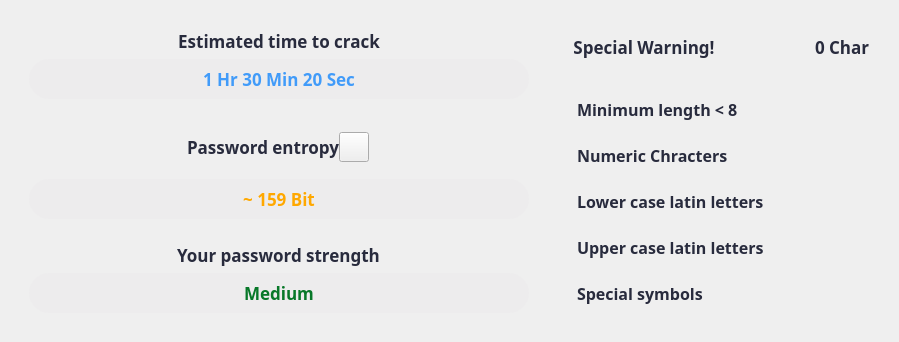
              <widget class="QWidget" name="widget_21" native="true">
               <property name="styleSheet">
                <string notr="true"/>
               </property>
               <layout class="QHBoxLayout" name="horizontalLayout_12">
                <item>
                 <widget class="QWidget" name="widget_24" native="true">
                  <property name="minimumSize">
                   <size>
                    <width>0</width>
                    <height>0</height>
                   </size>
                  </property>
                  <property name="styleSheet">
                   <string notr="true"/>
                  </property>
                  <layout class="QVBoxLayout" name="verticalLayout_14">
                   <item>
                    <widget class="QWidget" name="widget_28" native="true">
                     <property name="styleSheet">
                      <string notr="true"/>
                     </property>
                     <layout class="QVBoxLayout" name="verticalLayout_17">
                      <item alignment="Qt::AlignHCenter">
                       <widget class="QLabel" name="label_timeToCrack">
                        <property name="maximumSize">
                         <size>
                          <width>500</width>
                          <height>40</height>
                         </size>
                        </property>
                        <property name="font">
                         <font>
                          <family>Bahnschrift SemiBold</family>
                          <pointsize>13</pointsize>
                          <weight>75</weight>
                          <bold>true</bold>
                         </font>
                        </property>
                        <property name="styleSheet">
                         <string notr="true">color: rgba(40,43,61,255) ;</string>
                        </property>
                        <property name="text">
                         <string>Estimated time to crack</string>
                        </property>
                        <property name="alignment">
                         <set>Qt::AlignCenter</set>
                        </property>
                       </widget>
                      </item>
                      <item alignment="Qt::AlignHCenter">
                       <widget class="QLabel" name="label_outputTimeToCrack">
                        <property name="minimumSize">
                         <size>
                          <width>500</width>
                          <height>40</height>
                         </size>
                        </property>
                        <property name="maximumSize">
                         <size>
                          <width>500</width>
                          <height>40</height>
                         </size>
                        </property>
                        <property name="font">
                         <font>
                          <family>Bahnschrift SemiBold</family>
                          <pointsize>13</pointsize>
                          <weight>75</weight>
                          <bold>true</bold>
                         </font>
                        </property>
                        <property name="styleSheet">
                         <string notr="true">color:rgb(65,155,249);
background-color: rgb(237, 236, 237);
border-radius: 20px;</string>
                        </property>
                        <property name="text">
                         <string>1 Hr 30 Min 20 Sec</string>
                        </property>
                        <property name="alignment">
                         <set>Qt::AlignCenter</set>
                        </property>
                       </widget>
                      </item>
                     </layout>
                    </widget>
                   </item>
                   <item>
                    <widget class="QWidget" name="widget_30" native="true">
                     <layout class="QVBoxLayout" name="verticalLayout_18">
                      <item alignment="Qt::AlignHCenter">
                       <widget class="QWidget" name="widget_96" native="true">
                        <property name="minimumSize">
                         <size>
                          <width>0</width>
                          <height>0</height>
                         </size>
                        </property>
                        <layout class="QHBoxLayout" name="horizontalLayout_39">
                         <property name="spacing">
                          <number>0</number>
                         </property>
                         <property name="rightMargin">
                          <number>11</number>
                         </property>
                         <property name="bottomMargin">
                          <number>11</number>
                         </property>
                         <item alignment="Qt::AlignHCenter">
                          <widget class="QLabel" name="label_entropy">
                           <property name="maximumSize">
                            <size>
                             <width>500</width>
                             <height>40</height>
                            </size>
                           </property>
                           <property name="font">
                            <font>
                             <family>Bahnschrift SemiBold</family>
                             <pointsize>13</pointsize>
                             <weight>75</weight>
                             <bold>true</bold>
                            </font>
                           </property>
                           <property name="styleSheet">
                            <string notr="true">color: rgba(40,43,61,255) ;</string>
                           </property>
                           <property name="text">
                            <string>Password entropy</string>
                           </property>
                           <property name="alignment">
                            <set>Qt::AlignCenter</set>
                           </property>
                          </widget>
                         </item>
                         <item alignment="Qt::AlignHCenter|Qt::AlignTop">
                          <widget class="QPushButton" name="btn_infoEntropy">
                           <property name="minimumSize">
                            <size>
                             <width>30</width>
                             <height>30</height>
                            </size>
                           </property>
                           <property name="maximumSize">
                            <size>
                             <width>30</width>
                             <height>30</height>
                            </size>
                           </property>
                           <property name="cursor">
                            <cursorShape>PointingHandCursor</cursorShape>
                           </property>
                           <property name="text">
                            <string/>
                           </property>
                           <property name="icon">
                            <iconset>
                             <normaloff>icons8-info-20.png</normaloff>icons8-info-20.png</iconset>
                           </property>
                           <property name="iconSize">
                            <size>
                             <width>20</width>
                             <height>20</height>
                            </size>
                           </property>
                          </widget>
                         </item>
                        </layout>
                       </widget>
                      </item>
                      <item alignment="Qt::AlignHCenter">
                       <widget class="QLabel" name="label_outputEntropy">
                        <property name="minimumSize">
                         <size>
                          <width>500</width>
                          <height>40</height>
                         </size>
                        </property>
                        <property name="maximumSize">
                         <size>
                          <width>500</width>
                          <height>40</height>
                         </size>
                        </property>
                        <property name="font">
                         <font>
                          <family>Bahnschrift SemiBold</family>
                          <pointsize>13</pointsize>
                          <weight>75</weight>
                          <bold>true</bold>
                         </font>
                        </property>
                        <property name="styleSheet">
                         <string notr="true">color: rgb(255,168,0);
background-color: rgb(237, 236, 237);
border-radius: 20px;</string>
                        </property>
                        <property name="text">
                         <string>~ 159 Bit</string>
                        </property>
                        <property name="alignment">
                         <set>Qt::AlignCenter</set>
                        </property>
                       </widget>
                      </item>
                     </layout>
                    </widget>
                   </item>
                   <item>
                    <widget class="QWidget" name="widget_29" native="true">
                     <property name="minimumSize">
                      <size>
                       <width>500</width>
                       <height>20</height>
                      </size>
                     </property>
                     <layout class="QVBoxLayout" name="verticalLayout_19">
                      <item alignment="Qt::AlignHCenter">
                       <widget class="QLabel" name="label_pwdStrength">
                        <property name="maximumSize">
                         <size>
                          <width>500</width>
                          <height>40</height>
                         </size>
                        </property>
                        <property name="font">
                         <font>
                          <family>Bahnschrift SemiBold</family>
                          <pointsize>13</pointsize>
                          <weight>75</weight>
                          <bold>true</bold>
                         </font>
                        </property>
                        <property name="styleSheet">
                         <string notr="true">color: rgba(40,43,61,255) ;</string>
                        </property>
                        <property name="text">
                         <string>Your password strength</string>
                        </property>
                        <property name="alignment">
                         <set>Qt::AlignCenter</set>
                        </property>
                       </widget>
                      </item>
                      <item alignment="Qt::AlignHCenter">
                       <widget class="QLabel" name="label_outputPasswordStrength">
                        <property name="minimumSize">
                         <size>
                          <width>500</width>
                          <height>40</height>
                         </size>
                        </property>
                        <property name="maximumSize">
                         <size>
                          <width>500</width>
                          <height>40</height>
                         </size>
                        </property>
                        <property name="font">
                         <font>
                          <family>Bahnschrift SemiBold</family>
                          <pointsize>13</pointsize>
                          <weight>75</weight>
                          <bold>true</bold>
                         </font>
                        </property>
                        <property name="styleSheet">
                         <string notr="true">color: rgb(8,120,41);
background-color: rgb(237, 236, 237);
border-radius: 20px;</string>
                        </property>
                        <property name="text">
                         <string>Medium</string>
                        </property>
                        <property name="alignment">
                         <set>Qt::AlignCenter</set>
                        </property>
                       </widget>
                      </item>
                     </layout>
                    </widget>
                   </item>
                  </layout>
                 </widget>
                </item>
                <item>
                 <widget class="QWidget" name="widget_25" native="true">
                  <layout class="QVBoxLayout" name="verticalLayout_15">
                   <item alignment="Qt::AlignHCenter">
                    <widget class="QWidget" name="widget_31" native="true">
                     <layout class="QHBoxLayout" name="horizontalLayout_14">
                      <property name="spacing">
                       <number>100</number>
                      </property>
                      <property name="leftMargin">
                       <number>11</number>
                      </property>
                      <item alignment="Qt::AlignLeft">
                       <widget class="QLabel" name="label_specialWarning">
                        <property name="maximumSize">
                         <size>
                          <width>500</width>
                          <height>50</height>
                         </size>
                        </property>
                        <property name="font">
                         <font>
                          <family>Bahnschrift SemiBold</family>
                          <pointsize>13</pointsize>
                          <weight>75</weight>
                          <bold>true</bold>
                          <kerning>true</kerning>
                         </font>
                        </property>
                        <property name="styleSheet">
                         <string notr="true">color: rgba(40,43,61,255) ;</string>
                        </property>
                        <property name="text">
                         <string>Special Warning!</string>
                        </property>
                        <property name="alignment">
                         <set>Qt::AlignCenter</set>
                        </property>
                       </widget>
                      </item>
                      <item>
                       <widget class="QLabel" name="label_lengthOfPassword">
                        <property name="maximumSize">
                         <size>
                          <width>300</width>
                          <height>50</height>
                         </size>
                        </property>
                        <property name="font">
                         <font>
                          <family>Bahnschrift SemiBold</family>
                          <pointsize>13</pointsize>
                          <weight>75</weight>
                          <bold>true</bold>
                         </font>
                        </property>
                        <property name="styleSheet">
                         <string notr="true">color: rgba(40,43,61,255) ;</string>
                        </property>
                        <property name="text">
                         <string>0 Char</string>
                        </property>
                       </widget>
                      </item>
                     </layout>
                    </widget>
                   </item>
                   <item>
                    <widget class="QWidget" name="widget_32" native="true">
                     <property name="styleSheet">
                      <string notr="true">QCheckBox::indicator{
 	width: 0; height 0;
    border-radius: 10px;

}</string>
                     </property>
                     <layout class="QVBoxLayout" name="verticalLayout_16">
                      <item>
                       <widget class="QCheckBox" name="chk_length">
                        <property name="minimumSize">
                         <size>
                          <width>40</width>
                          <height>40</height>
                         </size>
                        </property>
                        <property name="font">
                         <font>
                          <family>Bahnschrift SemiBold</family>
                          <pointsize>12</pointsize>
                          <weight>75</weight>
                          <bold>true</bold>
                         </font>
                        </property>
                        <property name="styleSheet">
                         <string notr="true">color: rgba(40,43,61,255);
border-radius: 10px;</string>
                        </property>
                        <property name="text">
                         <string>Minimum length &lt; 8</string>
                        </property>
                        <property name="icon">
                         <iconset>
                          <normaloff>icon-no.png</normaloff>icon-no.png</iconset>
                        </property>
                        <property name="iconSize">
                         <size>
                          <width>30</width>
                          <height>30</height>
                         </size>
                        </property>
                       </widget>
                      </item>
                      <item>
                       <widget class="QCheckBox" name="chk_numeric">
                        <property name="minimumSize">
                         <size>
                          <width>40</width>
                          <height>40</height>
                         </size>
                        </property>
                        <property name="font">
                         <font>
                          <family>Bahnschrift SemiBold</family>
                          <pointsize>12</pointsize>
                          <weight>75</weight>
                          <bold>true</bold>
                         </font>
                        </property>
                        <property name="styleSheet">
                         <string notr="true">color: rgba(40,43,61,255);
border-radius: 10px;</string>
                        </property>
                        <property name="text">
                         <string>Numeric Chracters</string>
                        </property>
                        <property name="icon">
                         <iconset>
                          <normaloff>icon-no.png</normaloff>icon-no.png</iconset>
                        </property>
                        <property name="iconSize">
                         <size>
                          <width>30</width>
                          <height>30</height>
                         </size>
                        </property>
                       </widget>
                      </item>
                      <item>
                       <widget class="QCheckBox" name="chk_lower">
                        <property name="minimumSize">
                         <size>
                          <width>40</width>
                          <height>40</height>
                         </size>
                        </property>
                        <property name="font">
                         <font>
                          <family>Bahnschrift SemiBold</family>
                          <pointsize>12</pointsize>
                          <weight>75</weight>
                          <bold>true</bold>
                         </font>
                        </property>
                        <property name="styleSheet">
                         <string notr="true">color: rgba(40,43,61,255);
border-radius: 10px;</string>
                        </property>
                        <property name="text">
                         <string>Lower case latin letters</string>
                        </property>
                        <property name="icon">
                         <iconset>
                          <normaloff>icon-no.png</normaloff>icon-no.png</iconset>
                        </property>
                        <property name="iconSize">
                         <size>
                          <width>30</width>
                          <height>30</height>
                         </size>
                        </property>
                       </widget>
                      </item>
                      <item>
                       <widget class="QCheckBox" name="chk_upper">
                        <property name="minimumSize">
                         <size>
                          <width>40</width>
                          <height>40</height>
                         </size>
                        </property>
                        <property name="font">
                         <font>
                          <family>Bahnschrift SemiBold</family>
                          <pointsize>12</pointsize>
                          <weight>75</weight>
                          <bold>true</bold>
                         </font>
                        </property>
                        <property name="styleSheet">
                         <string notr="true">color: rgba(40,43,61,255);
border-radius: 10px;</string>
                        </property>
                        <property name="text">
                         <string>Upper case latin letters</string>
                        </property>
                        <property name="icon">
                         <iconset>
                          <normaloff>icon-no.png</normaloff>icon-no.png</iconset>
                        </property>
                        <property name="iconSize">
                         <size>
                          <width>30</width>
                          <height>30</height>
                         </size>
                        </property>
                       </widget>
                      </item>
                      <item>
                       <widget class="QCheckBox" name="chk_special">
                        <property name="enabled">
                         <bool>true</bool>
                        </property>
                        <property name="minimumSize">
                         <size>
                          <width>40</width>
                          <height>40</height>
                         </size>
                        </property>
                        <property name="font">
                         <font>
                          <family>Bahnschrift SemiBold</family>
                          <pointsize>12</pointsize>
                          <weight>75</weight>
                          <bold>true</bold>
                         </font>
                        </property>
                        <property name="styleSheet">
                         <string notr="true">color: rgba(40,43,61,255);
border-radius: 10px;</string>
                        </property>
                        <property name="text">
                         <string>Special symbols</string>
                        </property>
                        <property name="icon">
                         <iconset>
                          <normaloff>icon-no.png</normaloff>icon-no.png</iconset>
                        </property>
                        <property name="iconSize">
                         <size>
                          <width>30</width>
                          <height>30</height>
                         </size>
                        </property>
                        <property name="shortcut">
                         <string/>
                        </property>
                        <property name="checkable">
                         <bool>true</bool>
                        </property>
                        <property name="checked">
                         <bool>false</bool>
                        </property>
                        <property name="tristate">
                         <bool>false</bool>
                        </property>
                       </widget>
                      </item>
                     </layout>
                    </widget>
                   </item>
                  </layout>
                 </widget>
                </item>
               </layout>
              </widget>
